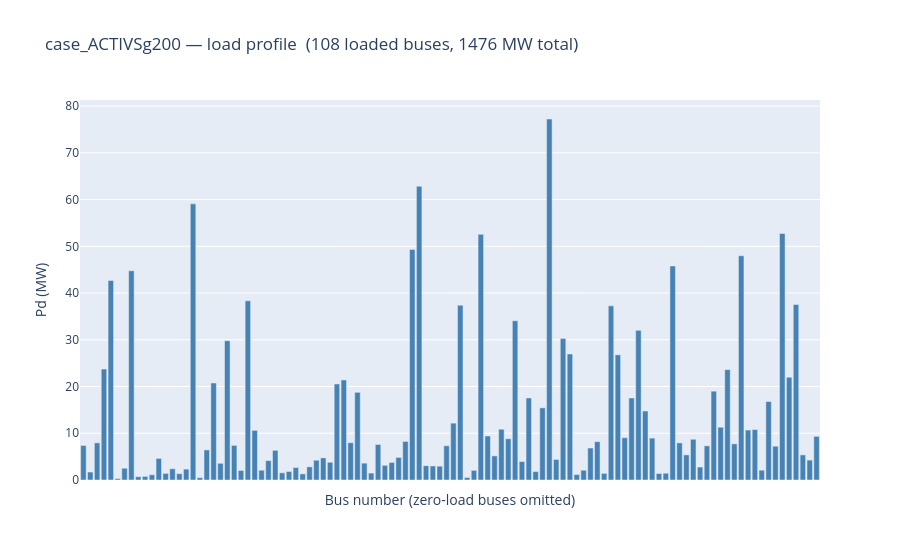

Notebook source saved alongside this figure:
### Code cell
# Tests 1a–1e: Load perturbation
# Base-case load profile: shows how Pd is distributed across 200 buses.
fig_load = plot_load_profile(il_case)
_ = fig_load.show()

### Figure 1 — Plotly figure (JSON) as saved in the notebook; plotly's stock layout.template omitted (floating-point values rounded to 4 significant figures)
{"data": [{"hovertemplate": "bus %{x}<br>Pd = %{y:.2f} MW<extra></extra>", "marker": {"color": "steelblue"}, "type": "bar", "x": ["bus 2", "bus 4", "bus 6", "bus 8", "bus 10", "bus 12", "bus 13", "bus 16", "bus 18", "bus 19", "bus 20", "bus 21", "bus 23", "bus 24", "bus 26", "bus 28", "bus 30", "bus 32", "bus 33", "bus 35", "bus 37", "bus 38", "bus 39", "bus 40", "bus 41", "bus 42", "bus 43", "bus 44", "bus 46", "bus 47", "bus 48", "bus 54", "bus 56", "bus 57", "bus 58", "bus 59", "bus 60", "bus 61", "bus 62", "bus 63", "bus 74", "bus 75", "bus 80", "bus 82", "bus 83", "bus 84", "bus 85", "bus 86", "bus 88", "bus 89", "bus 93", "bus 95", "bus 96", "bus 97", "bus 99", "bus 100", "bus 101", "bus 106", "bus 107", "bus 108", "bus 109", "bus 110", "bus 111", "bus 117", "bus 118", "bus 119", "bus 120", "bus 122", "bus 129", "bus 130", "bus 131", "bus 132", "bus 137", "bus 138", "bus 139", "bus 140", "bus 141", "bus 142", "bus 143", "bus 144", "bus 145", "bus 148", "bus 157", "bus 158", "bus 159", "bus 162", "bus 163", "bus 171", "bus 172", "bus 173", "bus 174", "bus 175", "bus 176", "bus 177", "bus 179", "bus 180", "bus 181", "bus 184", "bus 185", "bus 186", "bus 190", "bus 191", "bus 192", "bus 193", "bus 194", "bus 198", "bus 199", "bus 200"], "y": [7.39, 1.7, 7.95, 23.74, 42.68, 0.3, 2.52, 44.76, 0.71, 0.77, 1.13, 4.61, 1.41, 2.4, 1.35, 2.33, 59.09, 0.51, 6.44, 20.76, 3.57, 29.81, 7.41, 2.04, 38.34, 10.62, 2.09, 4.15, 6.34, 1.54, 1.82, 2.66, 1.31, 2.82, 4.23, 4.73, 3.8, 20.55, 21.41, 7.98, 18.76, 3.6, 1.48, 7.6, 3.14, 3.75, 4.83, 8.25, 49.34, 62.85, 3.06, 3.0, 2.96, 7.33, 12.17, 37.39, 0.52, 2.06, 52.56, 9.42, 5.16, 10.86, 8.82, 34.08, 3.94, 17.55, 1.8, 15.44, 77.24, 4.4, 30.25, 26.96, 1.16, 2.09, 6.84, 8.21, 1.42, 37.26, 26.78, 9.05, 17.54, 32.02, 14.76, 8.97, 1.39, 1.45, 45.8, 7.94, 5.38, 8.71, 2.77, 7.31, 19.01, 11.29, 23.61, 7.74, 47.98, 10.69, 10.79, 2.1, 16.79, 7.23, 52.74, 21.99, 37.57, 5.37, 4.26, 9.34]}], "layout": {"title": {"text": "case_ACTIVSg200 — load profile  (108 loaded buses, 1476 MW total)"}, "xaxis": {"showticklabels": false, "title": {"text": "Bus number (zero-load buses omitted)"}}, "yaxis": {"title": {"text": "Pd (MW)"}}}}
